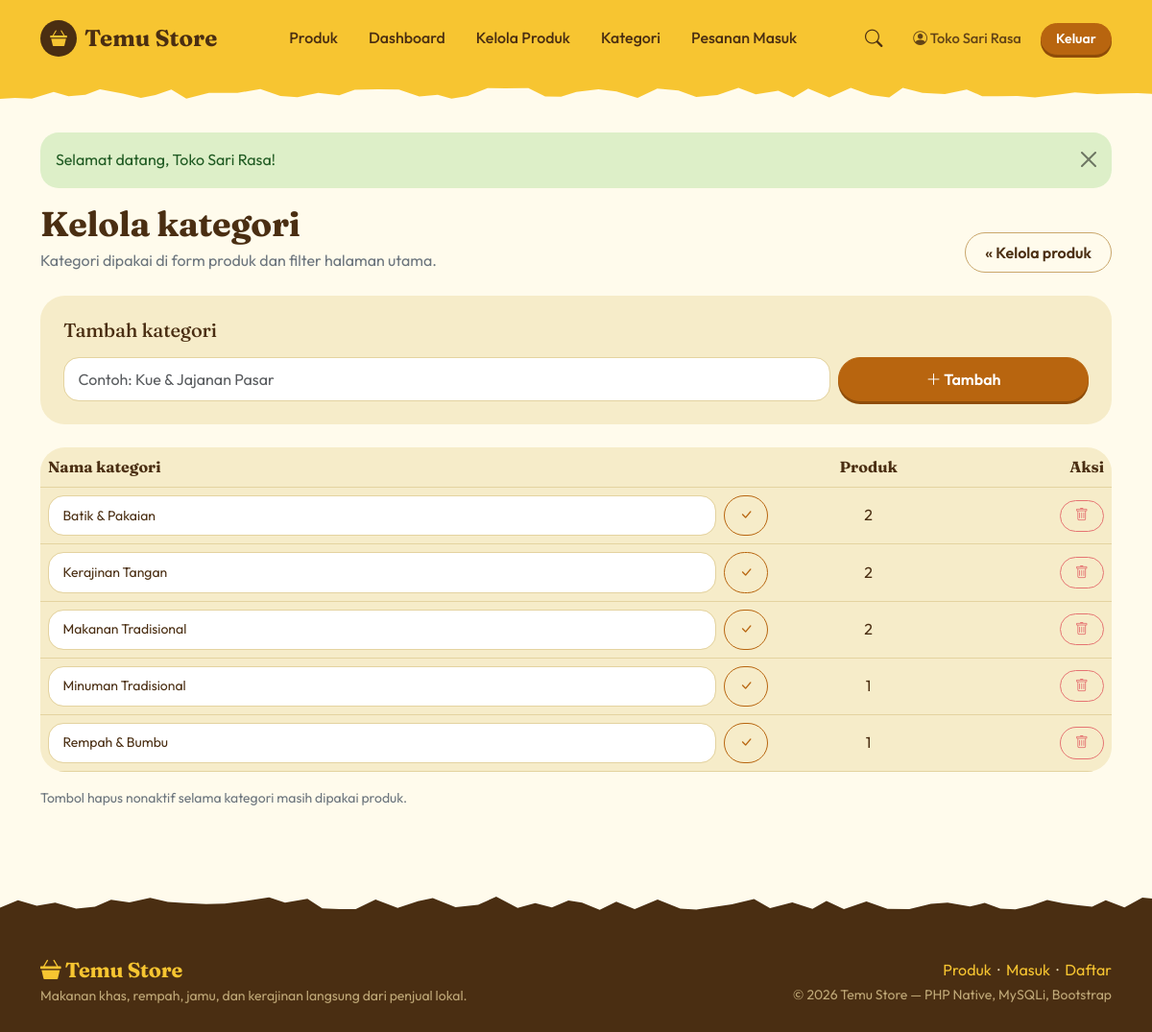
Screenshot of /penjual/kategori.php (signed in) with the database file from the repository.
### tables this page shows
CREATE TABLE kategori (
  id_kategori   INT UNSIGNED NOT NULL AUTO_INCREMENT,
  nama_kategori VARCHAR(60)  NOT NULL,
  PRIMARY KEY (id_kategori),
  UNIQUE KEY uk_kategori_nama (nama_kategori)
);

### includes/functions.php (called while the page is built, shortened)
<?php
function e($teks): string
{
    return htmlspecialchars((string)$teks, ENT_QUOTES, 'UTF-8');
}
function url(string $path = ''): string
{
    return BASE_URL . '/' . ltrim($path, '/');
}

### penjual/kategori.php (the view, shortened to what this page needs)
<?php
require_once __DIR__ . '/../includes/header.php';
$daftar = $koneksi->query(
    'SELECT k.id_kategori, k.nama_kategori, COUNT(p.id_produk) AS jml
     FROM kategori k LEFT JOIN produk p ON p.id_kategori = k.id_kategori
     GROUP BY k.id_kategori, k.nama_kategori ORDER BY k.nama_kategori'
)->fetch_all(MYSQLI_ASSOC);
?>
<div class="d-flex flex-wrap justify-content-between align-items-end gap-3 mb-4">
    <div>
        <h1 class="mb-1" style="font-size:clamp(1.7rem,3vw,2.3rem)">Kelola kategori</h1>
        <p class="text-secondary mb-0">Kategori dipakai di form produk dan filter halaman utama.</p>
    </div>
    <a class="btn btn-outline-secondary" href="<?= e(url('penjual/produk.php')) ?>">&laquo; Kelola produk</a>
</div>
<div class="card mb-4"><div class="card-body p-4">
    <h2 class="h5 mb-3">Tambah kategori</h2>
    <form method="post" class="row g-2">
        <div class="col-md-8 col-lg-9">
            <input type="text" id="nama_baru" name="nama_kategori" class="form-control" maxlength="60" placeholder="Contoh: Kue &amp; Jajanan Pasar" required>
        </div>
        <div class="col-md-4 col-lg-3 d-grid"><button class="btn btn-brand"><i class="bi bi-plus-lg"></i> Tambah</button></div>
    </form>
</div></div>
<div class="card"><div class="table-responsive">
<table class="table align-middle mb-0">
    <thead><tr><th>Nama kategori</th><th class="text-center">Produk</th><th class="text-end">Aksi</th></tr></thead>
    <tbody>
    <?php foreach ($daftar as $k): ?>
        <tr>
            <td style="min-width:240px">
                <form method="post" class="d-flex gap-2">
                    <input type="text" name="nama_kategori" class="form-control form-control-sm" maxlength="60" value="<?= e($k['nama_kategori']) ?>" aria-label="Nama kategori" required>
                    <button class="btn btn-sm btn-outline-primary" title="Simpan nama" aria-label="Simpan nama <?= e($k['nama_kategori']) ?>"><i class="bi bi-check-lg"></i></button>
                </form>
            </td>
            <td class="text-center"><?= (int)$k['jml'] ?></td>
            <td class="text-end">
                <form method="post" class="d-inline" onsubmit="return confirm('Hapus kategori ini?')">
                    <button class="btn btn-sm btn-outline-danger" title="Hapus" aria-label="Hapus <?= e($k['nama_kategori']) ?>" <?= (int)$k['jml'] > 0 ? 'disabled' : '' ?>><i class="bi bi-trash"></i></button>
                </form>
            </td>
        </tr>
    <?php endforeach; ?>
    </tbody>
</table></div></div>
<p class="small text-secondary mt-3">Tombol hapus nonaktif selama kategori masih dipakai produk.</p>
<?php require_once __DIR__ . '/../includes/footer.php'; ?>

### assets/css/style.css (style rules this page uses)
:root { --butter: #F7C531; --honey: #EDA81C; --cream: #FFF6D8; --page: #FFFBEC; --card: #F6ECC9; --ink: #4A2E12; --ink-soft: #7A5A36; --amber: #B8650F; --amber-dark: #8F4C08; --leaf: #2F7D32; --berry: #D7263D; --bs-body-font-family: "Outfit", "Segoe UI", system-ui, sans-serif; --bs-body-color: var(--ink); --bs-body-bg: var(--page); --bs-link-color: var(--amber); --bs-link-hover-color: var(--amber-dark); --bs-border-color: #E9D9A8; }
body { background: var(--page); color: var(--ink); font-size: 1rem; line-height: 1.6; }
h1, h2, h3, h4, h5, h6, .judul { font-family: "Fraunces", Georgia, "Times New Roman", serif; font-weight: 700; letter-spacing: -.01em; line-height: 1.2; color: var(--ink); }
a { color: var(--amber); }
.btn { border-radius: 999px; font-weight: 600; padding: .5rem 1.25rem; transition: background-color .15s, transform .15s; }
.btn-sm { padding: .32rem .95rem; }
.btn-brand { background: var(--amber); border-color: var(--amber); color: #fff; box-shadow: 0 3px 0 var(--amber-dark); }
.btn-outline-secondary { --bs-btn-color: var(--ink); --bs-btn-border-color: #C9A66B; --bs-btn-hover-bg: var(--ink); --bs-btn-hover-border-color: var(--ink); --bs-btn-hover-color: #fff; --bs-btn-active-bg: var(--ink); --bs-btn-active-border-color: var(--ink); }
.btn-outline-primary { --bs-btn-color: var(--amber); --bs-btn-border-color: var(--amber); --bs-btn-hover-bg: var(--amber); --bs-btn-hover-border-color: var(--amber); --bs-btn-active-bg: var(--amber-dark); --bs-btn-active-border-color: var(--amber-dark); }
.btn-outline-danger { --bs-btn-color: var(--berry); --bs-btn-border-color: var(--berry); --bs-btn-hover-bg: var(--berry); --bs-btn-hover-border-color: var(--berry); }
.card { background: var(--card); border: 0; border-radius: 1.6rem; box-shadow: none !important; }
.form-control, .form-select { background-color: #fff; border: 1.5px solid #E4D3A0; border-radius: 1rem; padding: .6rem .9rem; color: var(--ink); }
.table { --bs-table-bg: transparent; --bs-table-color: var(--ink); --bs-table-hover-bg: rgba(247, 197, 49, .18); --bs-table-border-color: #E4D3A0; }
.table thead th { font-family: "Fraunces", Georgia, serif; font-weight: 700; }
.card .table-responsive { border-radius: 1.6rem; }

### rows the page displays
kategori: nama_kategori "Batik & Pakaian", jml "2"
kategori: nama_kategori "Kerajinan Tangan", jml "2"
kategori: nama_kategori "Makanan Tradisional", jml "2"
kategori: nama_kategori "Minuman Tradisional", jml "1"
kategori: nama_kategori "Rempah & Bumbu", jml "1"

### other values shown
$user['nama'] "Toko Sari Rasa"
$flash['pesan'] "Selamat datang, Toko Sari Rasa!"
